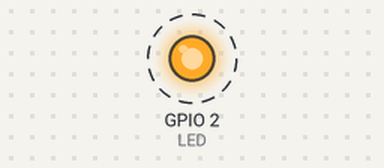
A program run on a simulated ESP32. Shown: output pins drawn as LEDs (lit = HIGH). Dashed ring = blinking. What the program prints to the serial monitor is not drawn.

Above: at 0.2 s.
Timing chart, 0 to 3.0 s (numbered marks = the images above):
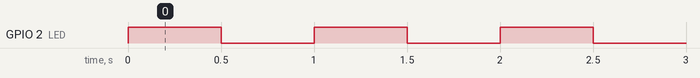

Measured:
- by itself, GPIO 2 (LED): alternates HIGH for 0.50 s and LOW for 0.50 s

The program:

main.cpp
```cpp
#include <Arduino.h>

#include "freertos/FreeRTOS.h"
#include "freertos/task.h"
#include "freertos/timers.h"
#include "freertos/event_groups.h"

#define LED 2
#define TASK1_FLAG ( 1 << 0 )
#define TASK2_FLAG ( 1 << 1 )

TaskHandle_t xTask1Handle, xTask2Handle;
TimerHandle_t xTimer;
EventGroupHandle_t xEvent;

void vTask1(void* pvParameters);
void vTask2(void* pvParameters);
void callbackTimer(TimerHandle_t xTimer);

long tempo = 0;

void setup() {
  Serial.begin(9600);
  pinMode(LED, OUTPUT);

  xEvent = xEventGroupCreate();
  xTimer = xTimerCreate("TIMER 1", pdMS_TO_TICKS(1000), pdTRUE, 0, callbackTimer);
  xTaskCreate(vTask1, "TASK 1", configMINIMAL_STACK_SIZE + 1024, NULL, 1, &xTask1Handle);
  xTaskCreate(vTask2, "TASK 2", configMINIMAL_STACK_SIZE + 1024, NULL, 1, &xTask2Handle);

  xTimerStart(xTimer, 0);
}

void loop() {
  digitalWrite(LED, !digitalRead(LED));
  vTaskDelay(pdMS_TO_TICKS(500));
}

void vTask1(void* pvParameters){
  EventBits_t xBits;
  while (1){
    xBits = xEventGroupWaitBits(xEvent, TASK1_FLAG, pdTRUE, pdTRUE, portMAX_DELAY);
    Serial.println("Task 1 saiu do estado de bloqueio.");
  }
}

void vTask2(void* pvParameters){
  EventBits_t xBits;
  while (1){
    xBits = xEventGroupWaitBits(xEvent, TASK2_FLAG, pdTRUE, pdTRUE, portMAX_DELAY);
    Serial.println("Task 2 saiu do estado de bloqueio.");
  }
}

void callbackTimer(TimerHandle_t xTimer){
  tempo++;
  if(tempo == 5){
    xEventGroupSetBits(xEvent, TASK1_FLAG);
  }

  else if(tempo == 10){
    xEventGroupSetBits(xEvent, TASK2_FLAG);
  }
  else if(tempo == 15){
    tempo = 0;
    xEventGroupSetBits(xEvent, TASK1_FLAG | TASK2_FLAG);
  }

}
```
